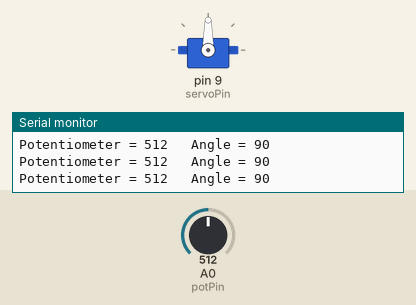
Simulated run of this sketch. Board: Arduino Uno, built with avr-gcc and run on an emulated ATmega328P. Parts: servo, the last lines printed to the serial monitor. The inputs (shaded band) are chosen by the test bench; at power-on: A0 (potPin) = 512.

Above: at 1.2 s.
1.3 s: A0 (potPin) set to 560
At 2.0 s:
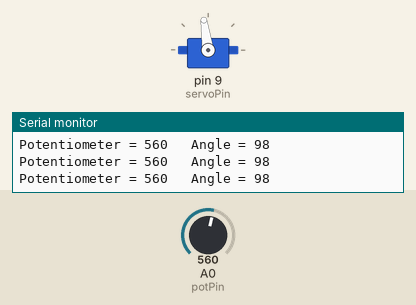
4.3 s: A0 (potPin) set to 583
At 5.5 s:
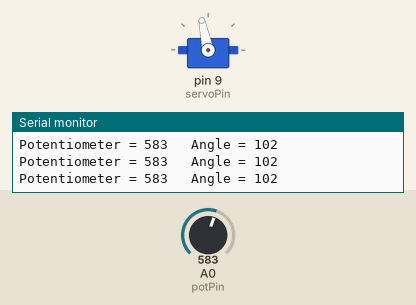
5.8 s: A0 (potPin) set to 306
At 6.5 s:
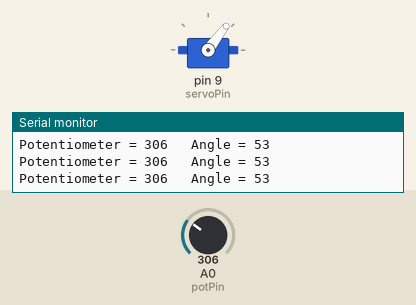
7.3 s: A0 (potPin) set to 107
At 8.3 s:
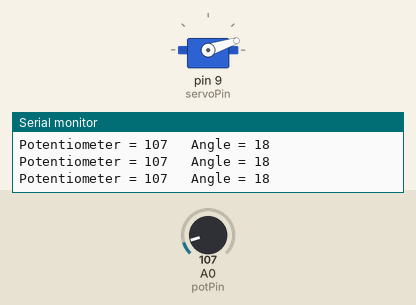
8.8 s: A0 (potPin) set to 89
At 10.0 s:
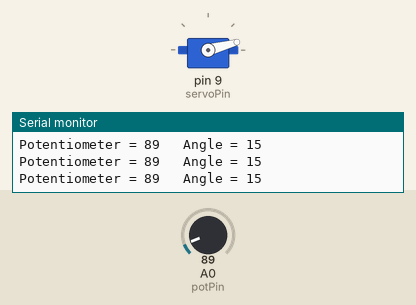
10.3 s: A0 (potPin) set to 122
At 11.7 s:
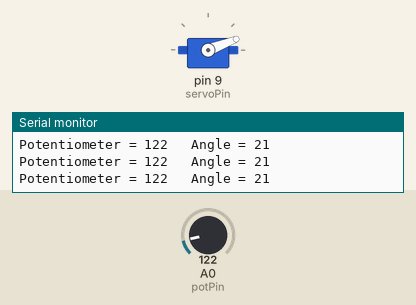
Timing chart, 0 to 12.8 s (numbered marks = the images above; inputs shaded):
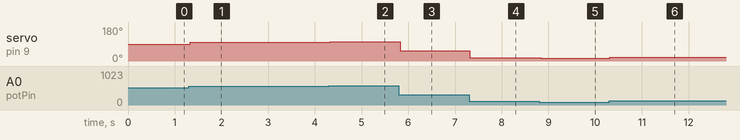

The sketch:

waving_robot.ino
```cpp
#include <Servo.h>

// Create a Servo object
Servo robotArm;

// Pin assignments
const int servoPin = 9;
const int potPin = A0;

int potValue;
int angle;

void setup() {

  robotArm.attach(servoPin);

  Serial.begin(9600);

}

void loop() {

  // Read the potentiometer
  potValue = analogRead(potPin);

  // Convert 0-1023 to 0-180 degrees
  angle = map(potValue, 0, 1023, 0, 180);

  // Move the servo
  robotArm.write(angle);

  // Print values
  Serial.print("Potentiometer = ");
  Serial.print(potValue);

  Serial.print("   Angle = ");
  Serial.println(angle);

  delay(15);

}
```

Measured:
- after the input at 1.3 s, servo on pin 9 (servoPin): 90° → 98° at once
- after the input at 4.3 s, servo on pin 9 (servoPin): 98° → 102° at once
- after the input at 5.8 s, servo on pin 9 (servoPin): 102° → 53° at once
- after the input at 7.3 s, servo on pin 9 (servoPin): 53° → 18° at once
- after the input at 8.8 s, servo on pin 9 (servoPin): 18° → 15° at once
- after the input at 10.3 s, servo on pin 9 (servoPin): 15° → 21° at once
